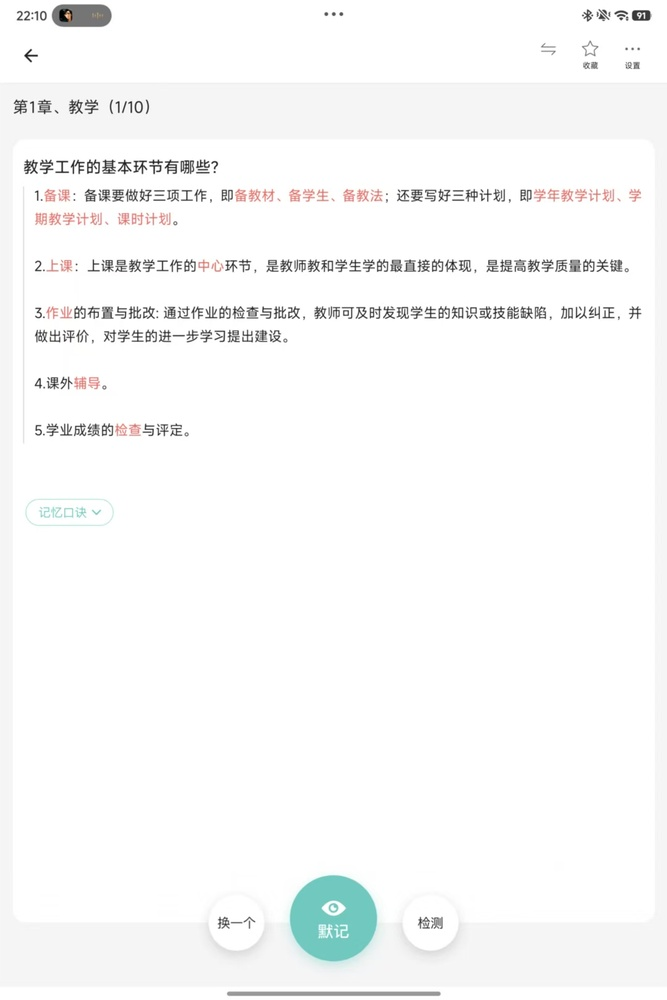
#> input picture 给cursor看的图片/简答题截图/1.jpg, 667 x 1000 px, shrunk from 1079 x 1617 before the run; its folder holds only this picture in this run
$ python ocr_short_answers.py
#> lines starting #> are read from the running program, lines starting #| are printed output that depends on the picture
# -*- coding: utf-8 -*-
"""Batch OCR 教资简答截图 → 可校对 JSON/Markdown（全文；红字留给人工标注）。"""
from __future__ import annotations

import json
import re
import sys
from pathlib import Path

import pytesseract
from PIL import Image

ROOT = Path(__file__).resolve().parents[1]
IMG_DIR = ROOT / "给cursor看的图片" / "简答题截图"
OUT_DIR = ROOT / "给cursor看的图片"
OUT_JSON = OUT_DIR / "简答题识别结果.json"
OUT_MD = OUT_DIR / "简答题识别结果.md"
OUT_IMPORT = OUT_DIR / "简答题导入文本.txt"

# UI 噪声行
NOISE_LINE = re.compile(
    r"^(换一个|默记|检测|记忆口诀|收藏|设置|下一|交一|"
    r"\d{1,2}:\d{2}|"
    r"[0-9]+%$|"
    r"[《»<>]|E\s*E)$"
)
CHAPTER_RE = re.compile(r"^第\s*\d+\s*章")
# 允许「1.备课」「1 备课」「4- 课外」
NUM_POINT_RE = re.compile(
    r"^(\d{1,2})\s*[.、．:：\-—)]\s*(.+)$|^(\d{1,2})\s+([\u4e00-\u9fff].*)$"
)
# 同一行粘连的下一要点：。……3 作业 / 。4.课外
GLUE_POINT_RE = re.compile(
    r"([。；;！？])\s*(\d{1,2})\s*[.、．:：\-—)]?\s*(?=[\u4e00-\u9fff])"
)


# [24 lines left out: function collapse_cjk_spaces, not called in this run]


def crop_content(im: Image.Image) -> Image.Image:
    """去掉顶部状态栏/章节栏与底部操作按钮，减少噪声。"""
    w, h = im.size
#> w = 667; h = 1000
    top = int(h * 0.14)
#> top = 140
    bottom = int(h * 0.82)
#> bottom = 820
    left = int(w * 0.04)
#> left = 26
    right = int(w * 0.96)
#> right = 640
    return im.crop((left, top, right, bottom))
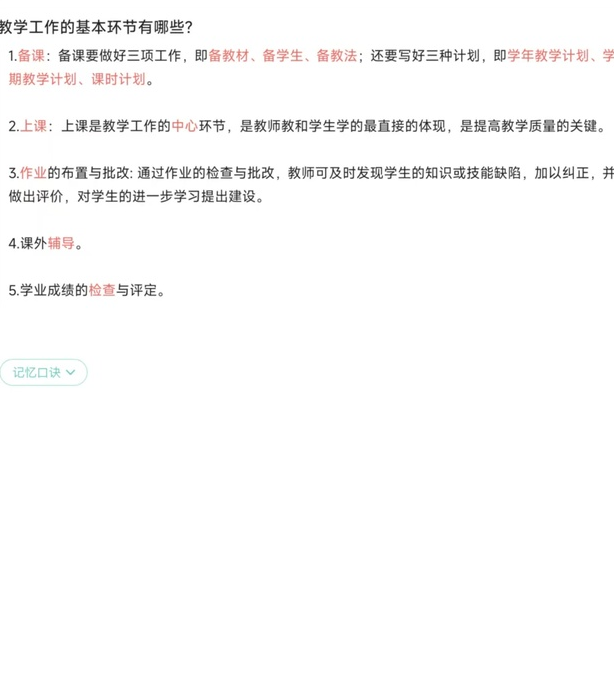
#> returned value: PIL image 614x680 RGB; mean R, G, B 250.6, 250.2, 250.1


def ocr_image(path: Path) -> str:
    im = crop_content(Image.open(path))
#> (the run stopped early here; a loop or call above may not have finished)

$ run again, on 给cursor看的图片/简答题截图/13.jpg
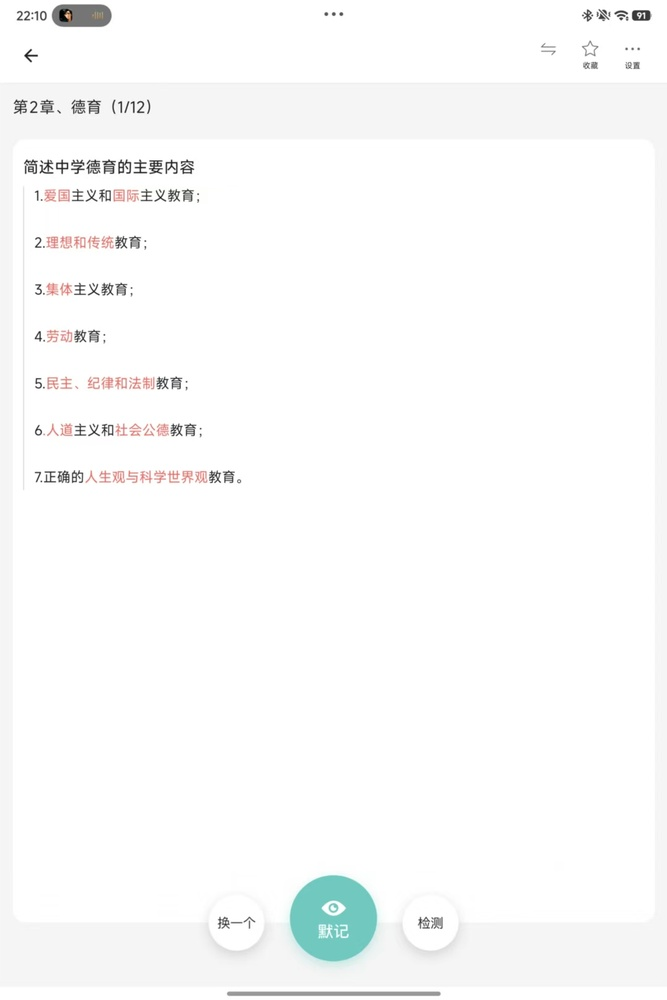
#> input picture 给cursor看的图片/简答题截图/13.jpg, 667 x 1000 px, shrunk from 1079 x 1617 before the run
#> w = 667; h = 1000
#> top = 140
#> bottom = 820
#> left = 26
#> right = 640
#> in crop_content, `return im.crop((left, top, right, bottom))`:
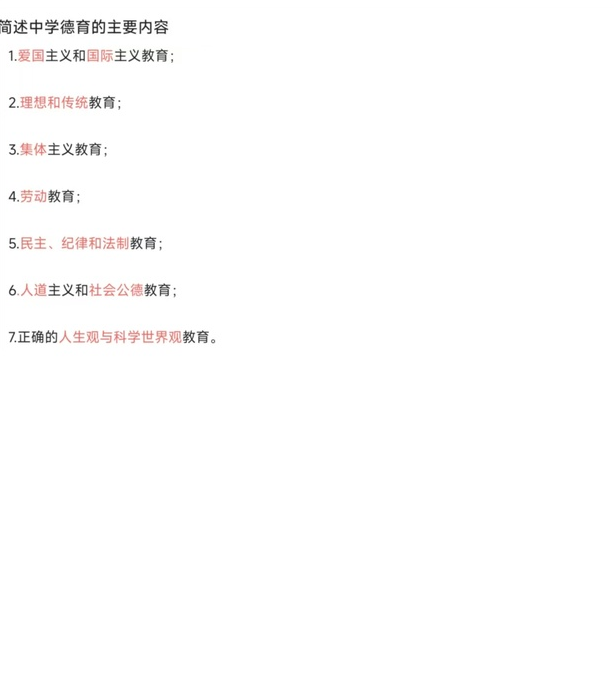
#> returned value: PIL image 614x680 RGB; mean R, G, B 253.3, 252.9, 252.9

$ run again, on 给cursor看的图片/简答题截图/15.jpg
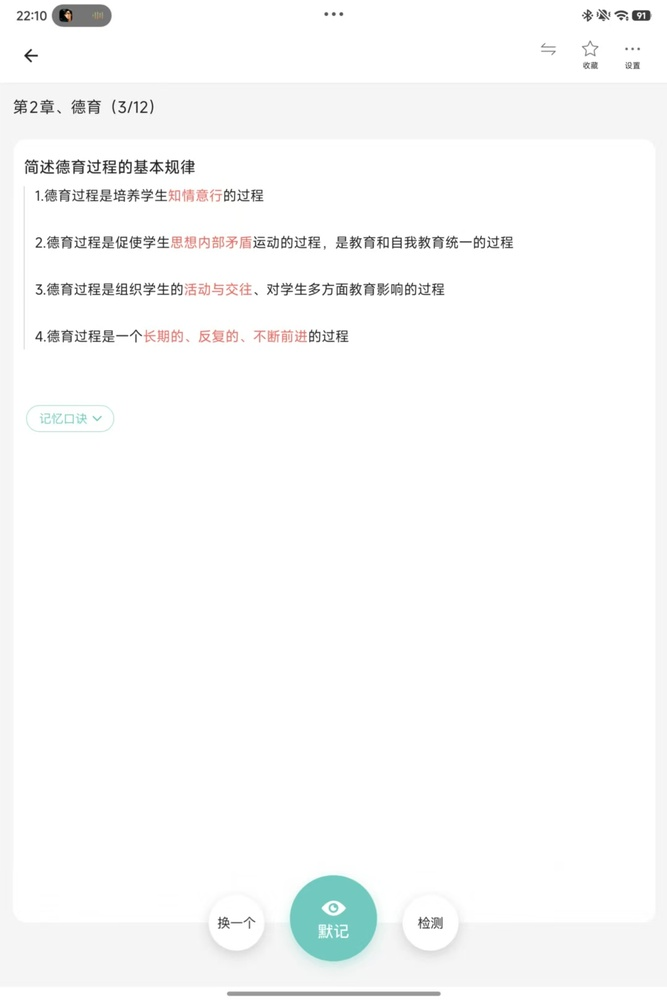
#> input picture 给cursor看的图片/简答题截图/15.jpg, 667 x 1000 px, shrunk from 1079 x 1617 before the run
#> w = 667; h = 1000
#> top = 140
#> bottom = 820
#> left = 26
#> right = 640
#> in crop_content, `return im.crop((left, top, right, bottom))`:
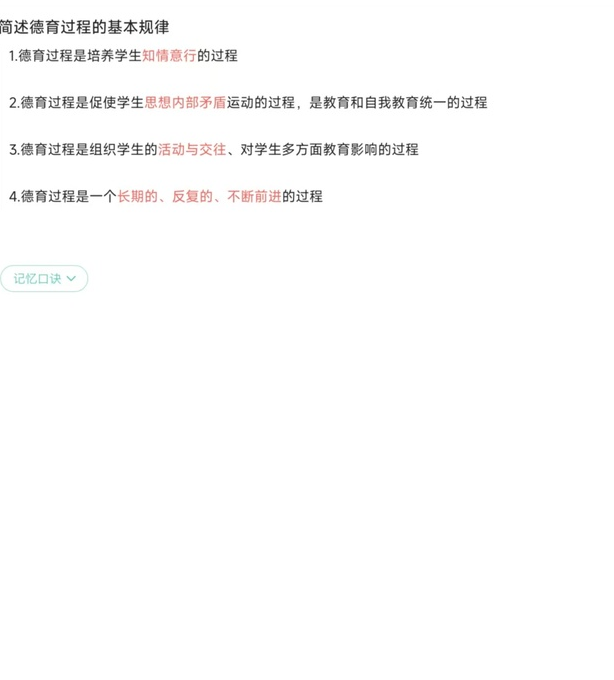
#> returned value: PIL image 614x680 RGB; mean R, G, B 252, 251.8, 251.8

$ run again, on 给cursor看的图片/简答题截图/10.jpg
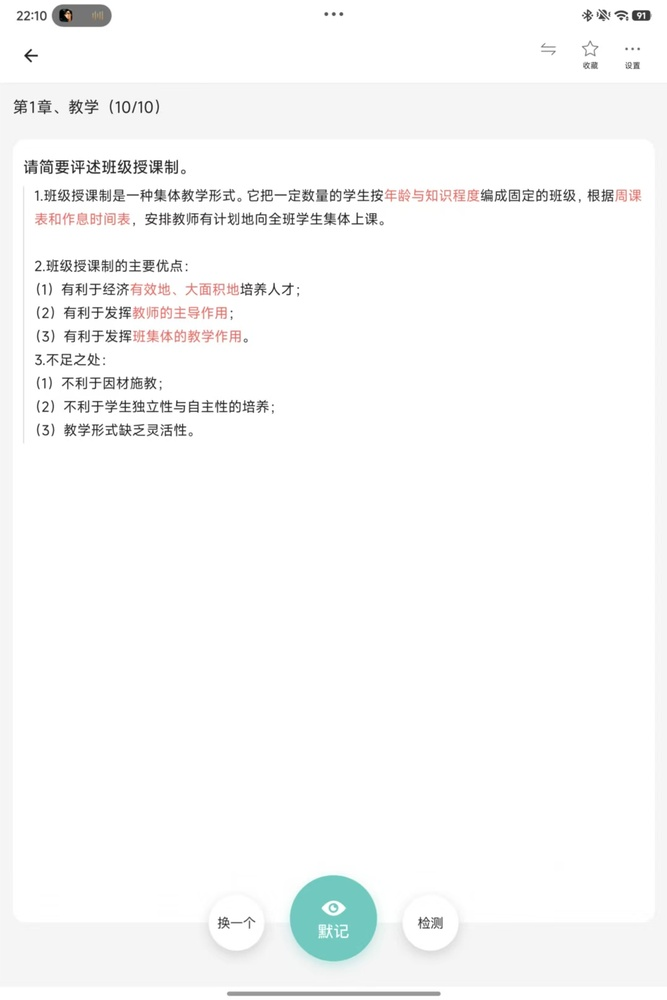
#> input picture 给cursor看的图片/简答题截图/10.jpg, 667 x 1000 px, shrunk from 1079 x 1617 before the run
#> w = 667; h = 1000
#> top = 140
#> bottom = 820
#> left = 26
#> right = 640
#> in crop_content, `return im.crop((left, top, right, bottom))`:
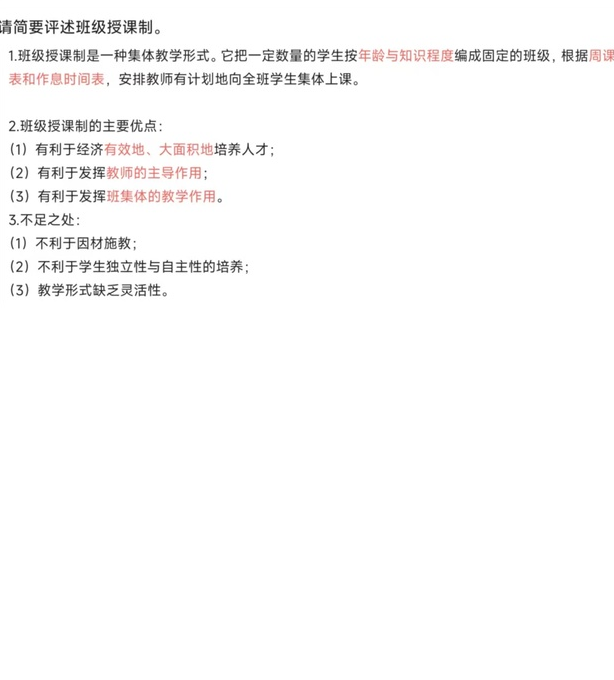
#> returned value: PIL image 614x680 RGB; mean R, G, B 250.7, 250.3, 250.3
